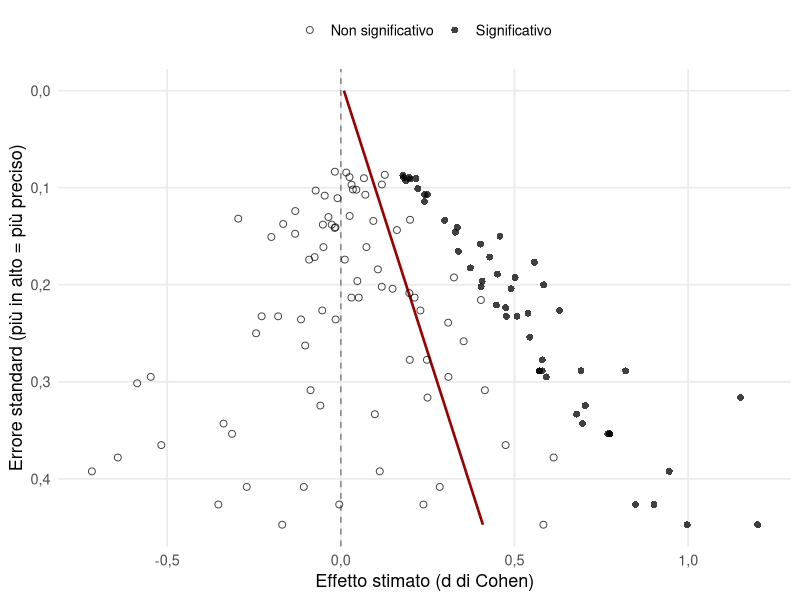

Write R code to recreate this figure.
## ---- chunk 1
#| label: setup
library(ggplot2)
rosso = "#9A0000"
# Nel PDF (A5) le figure si disegnano alla larghezza reale della pagina.
stampa = knitr::is_latex_output()
virgola = function(x, d = 2) formatC(x, format = "f", digits = d, decimal.mark = ",")
tema = theme_minimal(base_size = if (stampa) 10 else 13) +
  theme(panel.grid.minor = element_blank())
## ---- chunk 2
#| label: fig-funnel
#| fig-cap: "Simulazione di pubblicazione selettiva. 1.500 studi di numerosità diversa stimano un effetto vero pari a zero; quelli con un risultato positivo significativo vengono sempre pubblicati, gli altri solo nel 6% dei casi. La media degli effetti pubblicati è circa 0,2; gli studi piccoli riportano gli effetti più grandi. La retta che lega effetto ed errore standard incontra l'asse degli effetti, dove l'errore è nullo, vicino a zero."
#| fig-alt: "Diagramma con l'effetto stimato sull'asse orizzontale e l'errore standard sull'asse verticale, invertito. I punti formano un triangolo asimmetrico spostato verso effetti positivi negli studi meno precisi. Una retta inclinata incontra l'asse degli effetti vicino a zero."
#| fig-width: !expr if (stampa) 4.45 else 7
#| fig-height: !expr if (stampa) 3.6 else 4.4
set.seed(1)
k = 1500
n = round(exp(runif(k, log(10), log(300))))
se = sqrt(2 / n)
d = rnorm(k, 0, se)
sig = d / se > 1.96
pub = sig | runif(k) < .06
s = data.frame(d, se, sig)[pub, ]
pet = lm(d ~ se, data = s, weights = 1 / se^2)
retta = data.frame(se = c(0, max(s$se)))
retta$d = coef(pet)[1] + coef(pet)[2] * retta$se
ggplot(s, aes(d, se)) +
  geom_line(data = retta, colour = rosso, linewidth = .9) +
  geom_vline(xintercept = 0, linetype = 2, colour = "grey50") +
  geom_point(aes(shape = sig), size = 2, alpha = .75) +
  scale_shape_manual(values = c(1, 16), labels = c("Non significativo", "Significativo"), name = NULL) +
  scale_y_reverse(labels = function(x) virgola(x, 1)) +
  scale_x_continuous(labels = function(x) virgola(x, 1)) +
  coord_cartesian(ylim = c(max(s$se), 0)) +
  labs(x = "Effetto stimato (d di Cohen)", y = "Errore standard (più in alto = più preciso)") +
  tema + theme(legend.position = "top")
